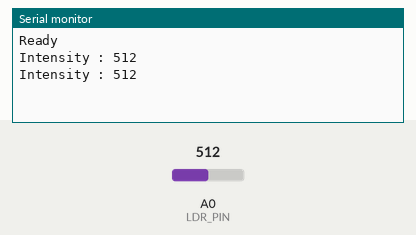
Recording of a sketch running on a simulated ESP8266 (NodeMCU). On the bench: the last lines printed to the serial monitor. The inputs (shaded band) are chosen by the test bench; at power-on: A0 (LDR_PIN) = 512.

Above: at 1.8 s.
1.9 s: A0 (LDR_PIN) set to 716
At 2.8 s:
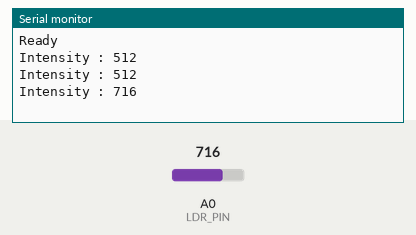
3.4 s: A0 (LDR_PIN) set to 900
At 4.8 s:
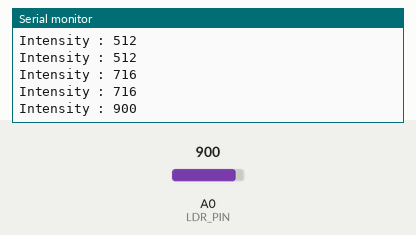
Timing chart, 0 to 6.4 s (numbered marks = the images above; inputs shaded):
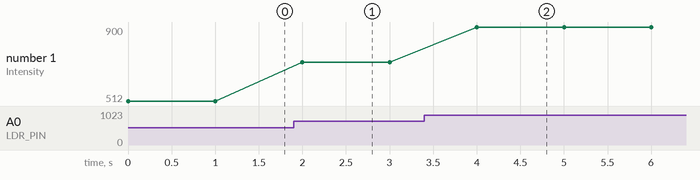

Measured:
- after the input at 1.9 s, the serial monitor: prints a new line after 0.10 s (image 1)
- after the input at 3.4 s, the serial monitor: prints a new line after 0.60 s (image 2)
- plotted number 1: 512 → 716 after the input at 1.9 s, 716 → 900 after the input at 3.4 s

The sketch:

8266-Input-Output.ino
```cpp
#define BUTTON_PIN 4
#define LDR_PIN A0
#define BAUD_RATE 115200


void setup() {
  // put your setup code here, to run once:
    Serial.begin(BAUD_RATE);
    // pinMode(BUTTON_PIN, INPUT_PULLUP);
    Serial.println("\nReady");

}

void loop() {
  // put your main code here, to run repeatedly:
    // int data;
    // data = digitalRead(BUTTON_PIN);
    // Serial.printf("DATA : %d\n", data);
    // delay(1000);
    int intensity;
    intensity = analogRead(LDR_PIN);
    Serial.printf("Intensity : %d\n", intensity);
    delay(1000);
}
```
